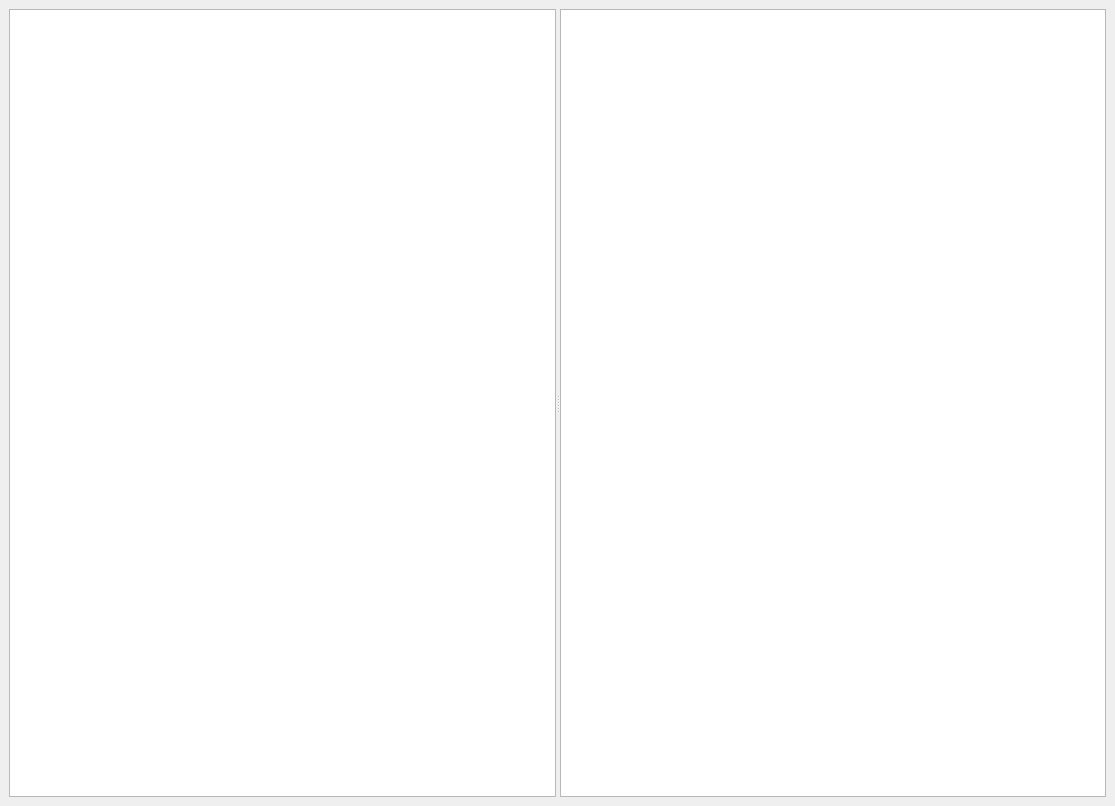
<?xml version="1.0" encoding="UTF-8"?>
<ui version="4.0">
 <class>MainWindow</class>
 <widget class="QMainWindow" name="MainWindow">
  <property name="geometry">
   <rect>
    <x>0</x>
    <y>0</y>
    <width>1115</width>
    <height>806</height>
   </rect>
  </property>
  <property name="windowTitle">
   <string>MainWindow</string>
  </property>
  <widget class="QWidget" name="centralwidget">
   <layout class="QHBoxLayout" name="horizontalLayout">
    <item>
     <widget class="QSplitter" name="splitter">
      <property name="orientation">
       <enum>Qt::Horizontal</enum>
      </property>
      <widget class="QGraphicsView" name="gitView"/>
      <widget class="QGraphicsView" name="treeView"/>
     </widget>
    </item>
   </layout>
  </widget>
 </widget>
 <resources/>
 <connections/>
</ui>
